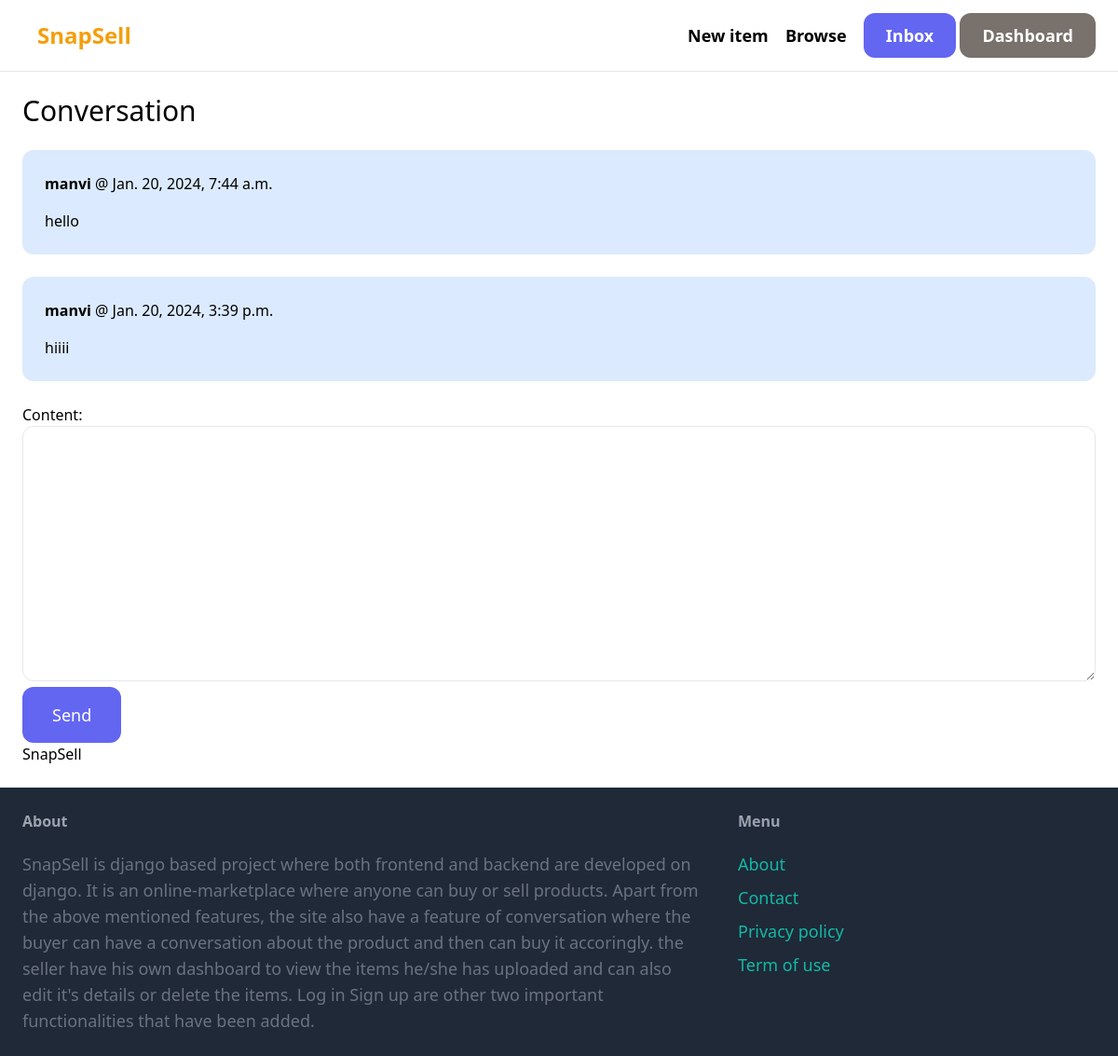
The app's page /inbox/5/ (signed in) with its own data.
### conversation/models.py (models this page shows)
class ConversationMessage(models.Model):
    conversation = models.ForeignKey(Conversation, related_name='messages', on_delete=models.CASCADE)
    content = models.TextField()
    created_at = models.DateTimeField(auto_now_add=True)
    created_by = models.ForeignKey(User, related_name='created_messages', on_delete=models.CASCADE)

### conversation/views.py (the view)
# urls.py: path('<int:pk>/', views.detail, name='detail'),
@login_required
def detail(request, pk):
    conversation = Conversation.objects.filter(members__in=[request.user.id]).get(pk=pk)
    if request.method == 'POST':
        form = ConversationMessageForm(request.POST)
        if form.is_valid():
            conversation_message = form.save(commit=False)
            conversation_message.conversation = conversation
            conversation_message.created_by = request.user
            conversation_message.save()
            conversation.save()
            return redirect('conversation:detail', pk=pk)
    else:
        form = ConversationMessageForm()
    return render(request, 'conversation/detail.html', {
        'conversation': conversation,
        'form': form
    })

### conversation/forms.py
class ConversationMessageForm(forms.ModelForm):
    class Meta:
        model = ConversationMessage
        fields = ('content',)
        widgets={
            'content': forms.Textarea(attrs={
                'class': 'w-full py-4 px-6 rounded-xl border'
            })
        }

### conversation/templates/conversation/detail.html (shortened to what this page needs)
{% extends 'core/base.html' %}
{% block content %}
<h1 class="mb-6 text-3xl">Conversation</h1>
<div class="space-y-6">
    {% for message in conversation.messages.all %}
        <div class="p-6 flex {% if message.created_by == request.user %}bg-blue-100{% else %}bg-gray-100{% endif %} rounded-xl">
            <div>
                <p class="mb-4"><strong>{{ message.created_by.username }}</strong> @ {{ message.created_at }}</p>
                <p>{{ message.content }}</p>
            </div>
        </div>
    {% endfor %}
</div>
<form method="post" action="." class="mt-6">
    {{ form.as_p }}
    <button class="py-4 px-8 text-lg bg-indigo-500  hover:bg-indigo-700 rounded-xl text-white">Send</button>
</form>
{% endblock %}

### records on screen
ConversationMessage: created_by.username "manvi", created_at "Jan. 20, 2024, 7:44 a.m.", content "hello"
ConversationMessage: created_by.username "manvi", created_at "Jan. 20, 2024, 3:39 p.m.", content "hiiii"
